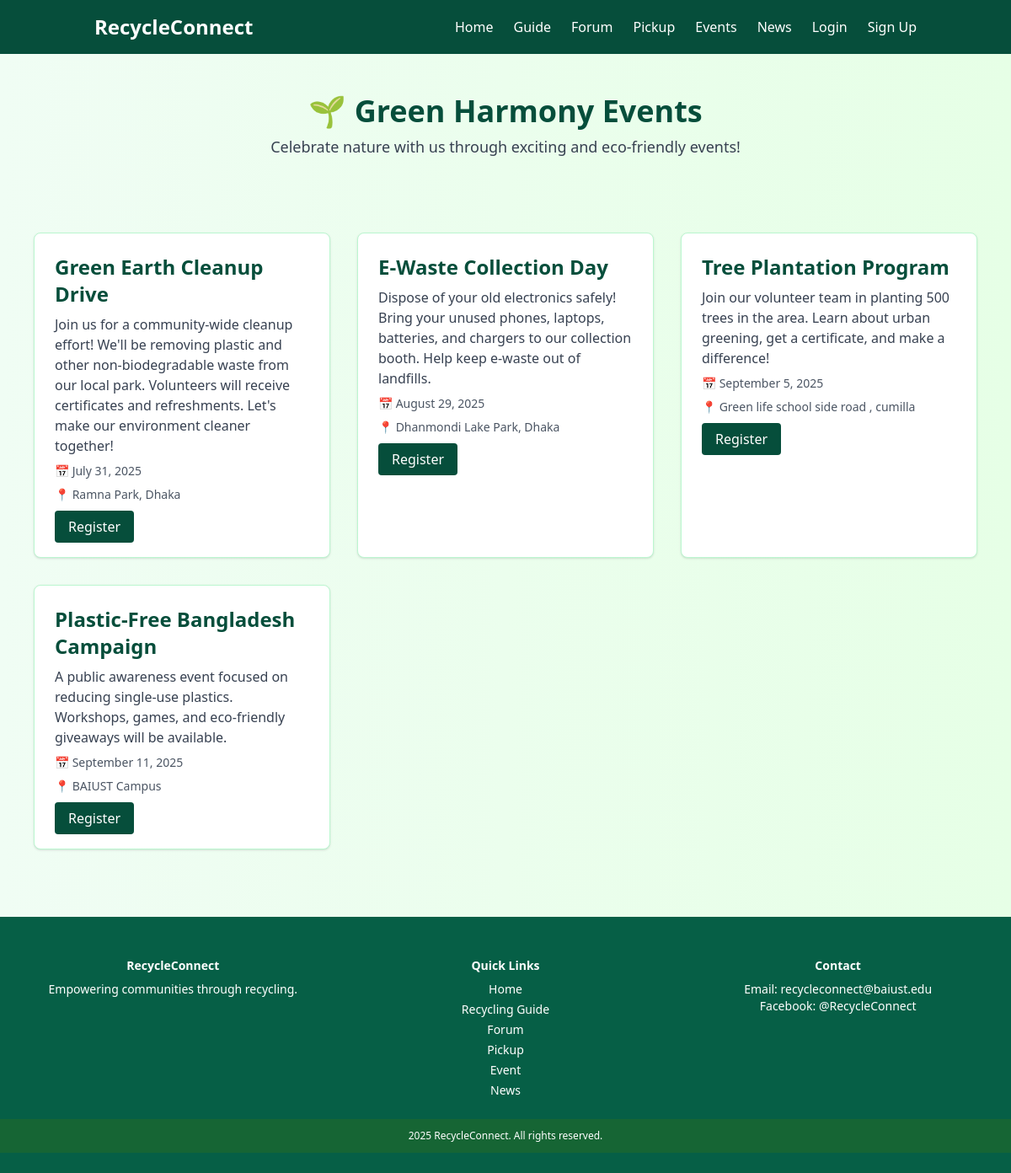
Screenshot of /events/ with the database file from the repository.
### recycle_connect/models.py (models this page shows, shortened)
class Event(models.Model):
    title = models.CharField(max_length=200)
    description = models.TextField(blank=True)
    date = models.DateField()
    location = models.CharField(max_length=200)

### recycle_connect/views.py (the view)
# urls.py: path('events/', views.event, name='event'),
def event(request):
    events = Event.objects.all().order_by('date')
    return render(request, 'event.html', {'events': events})

### template/event.html (shortened to what this page needs)
{% load static %}
<!DOCTYPE html>
<html lang="en">
<head>
  <script src="https://cdn.tailwindcss.com"></script>
</head>
<body class="min-h-screen flex flex-col">
  <header class="bg-forest-green text-white">
    <div class="container mx-auto px-6 py-4 flex justify-between items-center">
      <h1 class="text-2xl font-bold">RecycleConnect</h1>
      <nav class="space-x-6 hidden md:flex">
        <a href="{% url 'home' %}" class="hover:underline">Home</a>
        <a href="{% url 'recycling_guide' %}" class="hover:underline">Guide</a>
        <a href="{% url 'forum' %}" class="hover:underline">Forum</a>
        <a href="{% url 'pickup' %}" class="hover:underline">Pickup</a>
        <a href="{% url 'event' %}" class="hover:underline">Events</a>
        <a href="{% url 'news' %}" class="hover:underline">News</a>
        {% if user.is_authenticated %}
          <a href="{% url 'user_profile' %}" class="hover:underline">Profile</a>
          <form action="{% url 'logout' %}" method="POST" class="inline">
            {% csrf_token %}
            <button type="submit" class="hover:underline">Logout</button>
          </form>
        {% else %}
          <a href="{% url 'login' %}" class="hover:underline">Login</a>
          <a href="{% url 'signup' %}" class="hover:underline">Sign Up</a>
        {% endif %}
      </nav>
    </div>
  </header>
  <section class="py-12 text-center">
    <h2 class="text-4xl font-bold text-forest-green mb-2">🌱 Green Harmony Events</h2>
    <p class="text-lg text-gray-700">Celebrate nature with us through exciting and eco-friendly events!</p>
  </section>
  <section class="py-10">
    <div class="max-w-6xl mx-auto grid grid-cols-1 md:grid-cols-3 gap-8 px-4">
      {% for e in events %}
      <div class="bg-white p-6 rounded-lg shadow border border-green-200 hover:bg-[var(--light-green)] transition">
        <h3 class="text-2xl font-semibold text-forest-green mb-2">{{ e.title }}</h3>
        <p class="mb-2 text-gray-700">{{ e.description|default:"No description available." }}</p>
        <p class="mb-2 text-sm text-gray-600">📅 {{ e.date|date:"F j, Y" }}</p>
        <p class="mb-4 text-sm text-gray-600">📍 {{ e.location }}</p>
        <a href="{% url 'register_event' e.id %}" class="bg-forest-green text-white py-2 px-4 rounded hover-bg-dark-green">Register</a>
      </div>
      {% empty %}
      <p class="text-center text-gray-500 col-span-3">No upcoming events found.</p>
      {% endfor %}
    </div>
  </section>
  <footer class="bg-[var(--dark-green)] text-white text-center py-6 mt-10">
    <div class="max-w-7xl mx-auto py-6 px-4 grid grid-cols-1 sm:grid-cols-2 md:grid-cols-3 gap-4 text-sm">
      <div>
        <h2 class="font-bold mb-2">RecycleConnect</h2>
        <p>Empowering communities through recycling.</p>
      </div>
      <div>
        <h2 class="font-bold mb-2">Quick Links</h2>
        <ul class="space-y-1">
          <li><a href="{% url 'home' %}" class="hover:underline">Home</a></li>
          <li><a href="{% url 'recycling_guide' %}" class="hover:underline">Recycling Guide</a></li>
          <li><a href="{% url 'forum' %}" class="hover:underline">Forum</a></li>
          <li><a href="{% url 'pickup' %}" class="hover:underline">Pickup</a></li>
          <li><a href="{% url 'event' %}" class="hover:underline">Event</a></li>
          <li><a href="{% url 'news' %}" class="hover:underline">News</a></li>
        </ul>
      </div>
      <div>
        <h2 class="font-bold mb-2">Contact</h2>
        <p>Email: recycleconnect@baiust.edu</p>
        <p>Facebook: @RecycleConnect</p>
      </div>
    </div>
    <div class="text-center bg-green-800 text-xs py-3">{% now "Y" %} RecycleConnect. All rights reserved.</div>
  </footer>
</body>
</html>

### template/event.html (style rules this page uses)
:root { --light-green: #a7f3d0; --dark-green: #065f46; --forest-green: #064e3b; --background-gradient-start: #f0fdf4; --background-gradient-end: #e6ffe6; }
body { background: linear-gradient(to right, var(--background-gradient-start), var(--background-gradient-end)); }
.text-forest-green { color: var(--forest-green); }
.bg-forest-green { background-color: var(--forest-green); }

### rows the page displays
Event: title "Green Earth Cleanup Drive", description "Join us for a community-wide cleanup effort! We'll be removing plastic and other non-biodegradable waste from our local park. Volunteers will receive certificates and refreshments. Let's make our environment cleaner together!", date "July 31, 2025", location "Ramna Park, Dhaka"
Event: title "E-Waste Collection Day", description "Dispose of your old electronics safely! Bring your unused phones, laptops, batteries, and chargers to our collection booth. Help keep e-waste out of landfills.", date "August 29, 2025", location "Dhanmondi Lake Park, Dhaka"
Event: title "Tree Plantation Program", description "Join our volunteer team in planting 500 trees in the area. Learn about urban greening, get a certificate, and make a difference!", date "September 5, 2025", location "Green life school side road , cumilla"
Event: title "Plastic-Free Bangladesh Campaign", description "A public awareness event focused on reducing single-use plastics. Workshops, games, and eco-friendly giveaways will be available.", date "September 11, 2025", location "BAIUST Campus"
